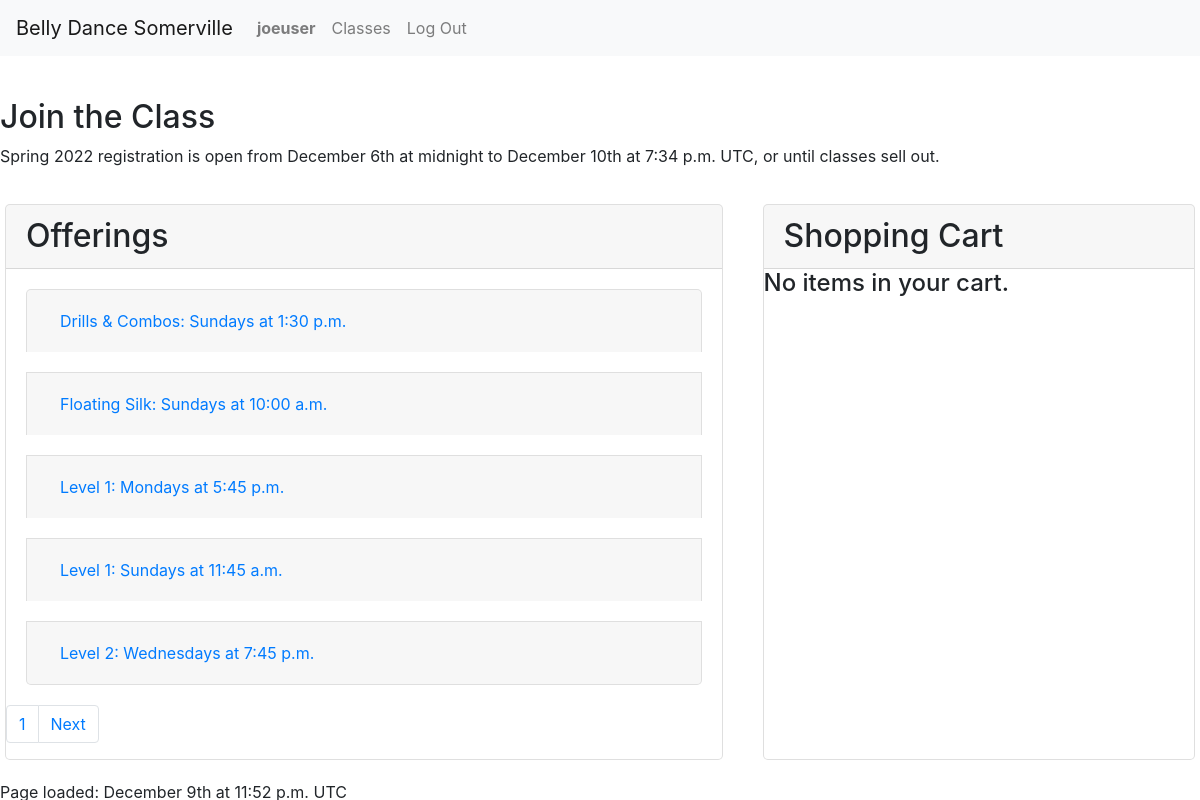
Before: / (signed in) with the older database file.
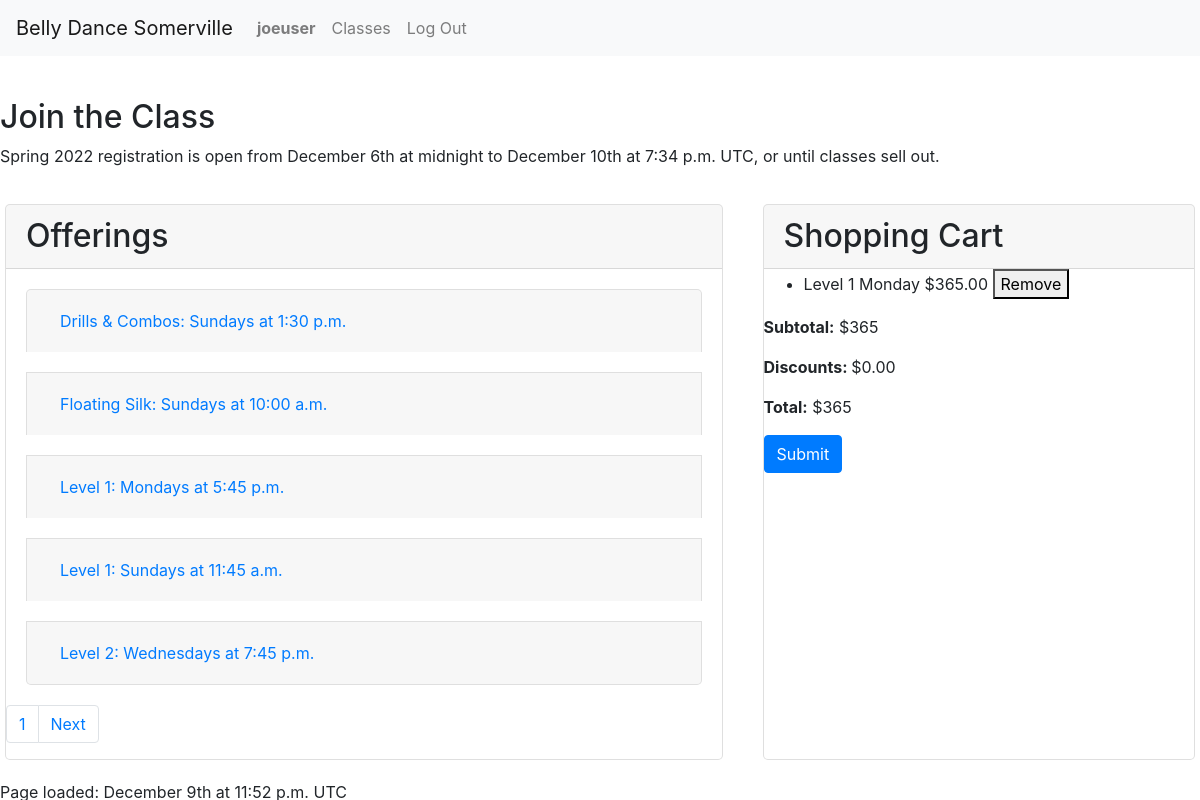
After: the same page with the newer database file.
### enrollment/models.py (models this page shows, shortened)
class Offering(models.Model):
    course = models.ForeignKey(
        Course, on_delete=PROTECT, null=False, blank=False, related_name='offerings')
    semester = models.ForeignKey(
        Semester, on_delete=PROTECT, null=False, blank=False, related_name='offerings')
    location = models.ForeignKey(
        Location, on_delete=PROTECT, null=False, blank=False, related_name='offerings')
    price = models.DecimalField(
        max_digits=7, decimal_places=2, null=False, blank=False)
    weekday = models.IntegerField(
        choices=settings.WEEKDAYS, null=False, blank=False)
    start_time = models.TimeField(null=False, blank=False)
    end_time = models.TimeField(null=False, blank=False)
    timezone = models.CharField(max_length=32, choices=TIMEZONES,
                                default=settings.DEFAULT_TIMEZONE)
    start_date = models.DateField(null=False, blank=False)
    end_date = models.DateField(null=False, blank=False)
    backup_date = models.DateField(null=False, blank=False)
    capacity = models.IntegerField(null=False, blank=False)
    schedule_notes = models.CharField(max_length=2048, null=True, blank=True)
    notes = models.CharField(max_length=2048, null=True, blank=True)
    @property
    def weekday_name(self):
        return settings.WEEKDAYS[self.weekday][1]
    @property
    def spots_left(self):
        try:
            sold = self.line_items.exclude(order__completed=None).aggregate(Count('id'))['id__count']
        except Exception:
            sold = 0
        return self.capacity - sold

class Course(models.Model):
    title = models.CharField(max_length=64, null=False, blank=False)
    subtitle = models.CharField(max_length=256, null=False, blank=False)
    description = models.TextField(max_length=4096, null=False, blank=False, help_text=settings.MARKDOWN_HELP_TEXT)
    requirements = models.CharField(max_length=256, null=False, blank=False)
    qualifications = models.CharField(max_length=1024, null=False, blank=False)
    @property
    def description_html(self):
        return Markdown().convert(self.description)
    def __str__(self):
        return self.title

class LineItem(models.Model):
    order = models.ForeignKey(Order, on_delete=PROTECT,
                              null=False, blank=False, related_name='line_items')
    offering = models.ForeignKey(
        Offering, on_delete=PROTECT, null=False, blank=False, related_name='line_items')
    planned_absences = models.CharField(max_length=1024, null=True, blank=True)
    price = models.DecimalField(
        max_digits=6, decimal_places=2, null=False, blank=False)

class Order(models.Model):
    student = models.ForeignKey(
        User, on_delete=PROTECT, null=False, blank=False, related_name='orders')
    discount = models.DecimalField(
        max_digits=8, decimal_places=2, null=True, blank=True)
    completed = models.DateTimeField(null=True, blank=True)
    @property
    def subtotal(self):
        try:
            amount = self.line_items.aggregate(Sum('price'))['price__sum']
        except Exception:
            return 0
        return 0 if amount == None else amount
    @property
    def total(self):
        return self.subtotal - self.discount if self.discount != None else self.subtotal

### enrollment/views.py (the view)
# urls.py: path('', views.index, name='index'),
def index(request, page=None, message=None):
    offerings = Offering.objects.filter(semester=latest_semester()).order_by(
        'course__title', 'weekday', 'start_time'
    )
    page = paginate_offerings(request, offerings)
    if request.user.is_authenticated:
        cart = get_cart(request, request.user, False)
        if cart:
            cart.items = cart.line_items.all()
    else:
        cart = None
    semester = latest_semester()
    return render(request, 'enrollment/index.html', {
        'page': page,
        'cart': cart,
        'message': message,
        'semester': semester
    })

### enrollment/context_processors.py (called while the page is built)
def global_settings(request):
    return {
    'DEFAULT_TIMEZONE': settings.DEFAULT_TIMEZONE,
    'DATE_TIME_FORMAT': settings.DATE_TIME_FORMAT,
    'DATE_TIME_TIMEZONE_FORMAT': settings.DATE_TIME_TIMEZONE_FORMAT,
    'SCHOOL_NAME': settings.SCHOOL_NAME,
    'SCHOOL_POLICIES': settings.SCHOOL_POLICIES,
    'NO_OFFERINGS': settings.NO_OFFERINGS,
    }

### enrollment/models.py (called while the page is built)
    @property
    def current_time(self):
        return timezone.now()

    def __str__(self):
        return self.name

    @property
    def registration_status(self):
        now = timezone.now()
        if self.registration_close < now:
            return 'closed'
        elif self.registration_open > now:
            return 'future'
        else:
            return 'open'

    def __str__(self):
        return self.name

### enrollment/views.py (called while the page is built)
def latest_semester():
    try:
        semester = Semester.objects.filter(hide=False).latest('start_date')
    except Semester.DoesNotExist:
        return None
    return semester

### enrollment/templates/enrollment/index.html (shortened to what this page needs)
{% extends "enrollment/layout.html" %}
{% load static %}
{% load tz %}
{% block body %}
<div id="main-alert-fading" class="alert alert-fade" role="alert">
</div>
<h2>Join the Class</h2>
{% if semester.registration_status == 'closed' %}
    <p>{{semester}} registration closed on {{semester.registration_close}} </p>
{% else %}
    <p>{{semester}} registration is open from {{semester.registration_open|date:DATE_TIME_FORMAT}} to {{semester.registration_close|date:DATE_TIME_TIMEZONE_FORMAT}}, or until classes sell out. </p>
{% endif %}
<div class="row">
    <div id="cart-container" class="col-md order-md-5 card">
        <h2 class="card-header section-header">Shopping Cart</h2>
        <div>
            {% if cart %}
                <ul id="cart-items">
                {% for item in cart.items %}
                    <li data-offering={{item.offering.id}}>{{item.offering.course.title}} {{item.offering.weekday_name}} ${{item.price}} <button class="remove-button" data-item={{item.id}}>Remove</button></li>
                {% endfor %}
                </ul>
                {% if cart.items %}
                    <p><span class="label">Subtotal:</span>  ${{cart.subtotal|default_if_none:"0.00"}}</p>
                    <p><span class="label">Discounts: </span> ${{cart.discount|default_if_none:"0.00"}}</p>
                    <p><span class="label">Total:</span>  ${{cart.total|default_if_none:"0.00"}}</p>
                    <form action="{% url 'order' cart.id %}" method="GET" class="">
                        <input type="submit" class="btn btn-primary link-as-button">
                    </form>
                {% else %}
                    <h4>No items in your cart.</h4>
                {% endif %}
            {% else %}
                <h4>No items in your cart.</h4>
            {% endif %}
        </div>
    </div>
    <div id="offerings-container" class="col-md-7 card">
        <h2 class="card-header section-header">Offerings</h2>
        {% if page %}
        <div class="accordion" id="accordionExample">
            {% for offering in page %}
            <div class="card" data-offering="{{offering.id}}">
                <div class="card-header" id="heading{{offering.id}}">
                    <h5 class="mb-0">
                        <button class="btn btn-link" type="button" data-toggle="collapse" data-target="#collapse{{offering.id}}"
                            aria-expanded="true" aria-controls="collapse{{offering.id}}">
                            {{offering.course}}: {{offering.weekday_name}}s at {{offering.start_time|date:"g:i a"}}
                        </button>
                    </h5>
                </div>
            </div>
            {% endfor %}
        </div>
        <div>
            <nav role="navigation">
                <ul class="pagination">
                    <li class="page-item"><a class="page-link" href="?page={{page.number}}">{{page.number}}</a></li>
                    {% if page.has_next %}
                    <li class="page-item"><a class="page-link" href="?page={{page.next_page_number}}">Next</a></li>
                    {% endif %}
                </ul>
            </nav>
        </div>
        {% else %}
        <div>{{NO_OFFERINGS}}</div>
        {% endif %}
    </div>
</div>
{% endblock %}

Changed rows visible on the page:
added LineItem: offering.course "Level 1", offering.weekday_name "Monday", price "365.00"
added Order: subtotal "365", discount "0.00", total "365"
Other visible differences:
text no longer shown: "No items in your cart."
text now shown: "Subtotal: $ Discounts: $ Total: $"
